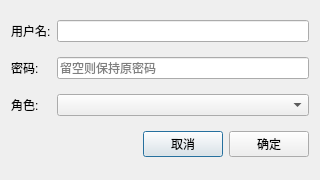
<?xml version="1.0" encoding="UTF-8"?>
<ui version="4.0">
 <class>UserDialog</class>
 <widget class="QDialog" name="UserDialog">
  <property name="geometry">
   <rect>
    <x>0</x>
    <y>0</y>
    <width>320</width>
    <height>180</height>
   </rect>
  </property>
  <property name="windowTitle">
   <string>用户信息</string>
  </property>
  <layout class="QGridLayout" name="gridLayout">
   <item row="0" column="0">
    <widget class="QLabel" name="labelUser">
     <property name="text">
      <string>用户名:</string>
     </property>
    </widget>
   </item>
   <item row="0" column="1">
    <widget class="QLineEdit" name="lineEditUser"/>
   </item>
   <item row="1" column="0">
    <widget class="QLabel" name="labelPassword">
     <property name="text">
      <string>密码:</string>
     </property>
    </widget>
   </item>
   <item row="1" column="1">
    <widget class="QLineEdit" name="lineEditPassword">
     <property name="echoMode">
      <enum>QLineEdit::Password</enum>
     </property>
     <property name="placeholderText">
      <string>留空则保持原密码</string>
     </property>
    </widget>
   </item>
   <item row="2" column="0">
    <widget class="QLabel" name="labelRole">
     <property name="text">
      <string>角色:</string>
     </property>
    </widget>
   </item>
   <item row="2" column="1">
    <widget class="QComboBox" name="comboBoxRole"/>
   </item>
   <item row="3" column="0" colspan="2">
    <layout class="QHBoxLayout" name="horizontalLayout">
     <item>
      <spacer name="horizontalSpacer">
       <property name="orientation">
        <enum>Qt::Horizontal</enum>
       </property>
       <property name="sizeHint" stdset="0">
        <size>
         <width>40</width>
         <height>20</height>
        </size>
       </property>
      </spacer>
     </item>
     <item>
      <widget class="QPushButton" name="pushButtonCancel">
       <property name="text">
        <string>取消</string>
       </property>
      </widget>
     </item>
     <item>
      <widget class="QPushButton" name="pushButtonOK">
       <property name="text">
        <string>确定</string>
       </property>
      </widget>
     </item>
    </layout>
   </item>
  </layout>
 </widget>
 <resources/>
 <connections/>
</ui>
